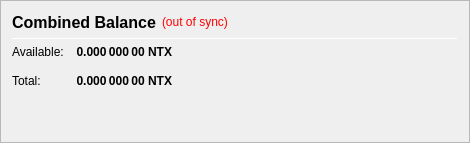
                   <widget class="QFrame" name="frame_CombinedBalances">
                    <property name="minimumSize">
                     <size>
                      <width>470</width>
                      <height>0</height>
                     </size>
                    </property>
                    <property name="frameShape">
                     <enum>QFrame::StyledPanel</enum>
                    </property>
                    <property name="frameShadow">
                     <enum>QFrame::Raised</enum>
                    </property>
                    <layout class="QVBoxLayout" name="verticalLayout_5">
                     <item>
                      <layout class="QHBoxLayout" name="horizontalLayout_5" stretch="0,0,0">
                       <item>
                        <widget class="QLabel" name="label_5z">
                         <property name="minimumSize">
                          <size>
                           <width>0</width>
                           <height>20</height>
                          </size>
                         </property>
                         <property name="font">
                          <font>
                           <pointsize>12</pointsize>
                           <weight>75</weight>
                           <bold>true</bold>
                          </font>
                         </property>
                         <property name="toolTip">
                          <string>Combined Balance (including unconfirmed and immature coins)</string>
                         </property>
                         <property name="text">
                          <string>Combined Balance</string>
                         </property>
                        </widget>
                       </item>
                       <item>
                        <widget class="QLabel" name="labelWalletStatus">
                         <property name="cursor">
                          <cursorShape>WhatsThisCursor</cursorShape>
                         </property>
                         <property name="toolTip">
                          <string>The displayed information may be out of date. Your wallet automatically synchronizes with the Netchain network after a connection is established, but this process has not completed yet.</string>
                         </property>
                         <property name="styleSheet">
                          <string notr="true">QLabel { color: red; }</string>
                         </property>
                         <property name="text">
                          <string notr="true">(out of sync)</string>
                         </property>
                         <property name="alignment">
                          <set>Qt::AlignLeading|Qt::AlignLeft|Qt::AlignVCenter</set>
                         </property>
                        </widget>
                       </item>
                       <item>
                        <spacer name="horizontalSpacer_1">
                         <property name="orientation">
                          <enum>Qt::Horizontal</enum>
                         </property>
                         <property name="sizeHint" stdset="0">
                          <size>
                           <width>40</width>
                           <height>20</height>
                          </size>
                         </property>
                        </spacer>
                       </item>
                      </layout>
                     </item>
                     <item>
                      <widget class="Line" name="line_CombinedBalance">
                       <property name="minimumSize">
                        <size>
                         <width>0</width>
                         <height>1</height>
                        </size>
                       </property>
                       <property name="maximumSize">
                        <size>
                         <width>16777215</width>
                         <height>1</height>
                        </size>
                       </property>
                       <property name="orientation">
                        <enum>Qt::Horizontal</enum>
                       </property>
                      </widget>
                     </item>
                     <item>
                      <layout class="QGridLayout" name="gridLayout_3">
                       <property name="spacing">
                        <number>12</number>
                       </property>
                       <item row="1" column="0">
                        <widget class="QLabel" name="labelBalanceTextz">
                         <property name="text">
                          <string>Available:</string>
                         </property>
                        </widget>
                       </item>
                       <item row="1" column="1">
                        <widget class="QLabel" name="labelBalancez">
                         <property name="font">
                          <font>
                           <weight>75</weight>
                           <bold>true</bold>
                          </font>
                         </property>
                         <property name="cursor">
                          <cursorShape>IBeamCursor</cursorShape>
                         </property>
                         <property name="toolTip">
                          <string>Your current spendable balance</string>
                         </property>
                         <property name="text">
                          <string notr="true">0.000 000 00 NTX</string>
                         </property>
                         <property name="alignment">
                          <set>Qt::AlignRight|Qt::AlignTrailing|Qt::AlignVCenter</set>
                         </property>
                         <property name="textInteractionFlags">
                          <set>Qt::LinksAccessibleByMouse|Qt::TextSelectableByKeyboard|Qt::TextSelectableByMouse</set>
                         </property>
                        </widget>
                       </item>
                       <item row="2" column="0">
                        <widget class="QLabel" name="labelTotalTextz">
                         <property name="text">
                          <string>Total:</string>
                         </property>
                        </widget>
                       </item>
                       <item row="2" column="1">
                        <widget class="QLabel" name="labelTotalz">
                         <property name="font">
                          <font>
                           <weight>75</weight>
                           <bold>true</bold>
                          </font>
                         </property>
                         <property name="cursor">
                          <cursorShape>IBeamCursor</cursorShape>
                         </property>
                         <property name="toolTip">
                          <string>Total Balance, including all unavailable coins.</string>
                         </property>
                         <property name="text">
                          <string notr="true">0.000 000 00 NTX</string>
                         </property>
                         <property name="alignment">
                          <set>Qt::AlignRight|Qt::AlignTrailing|Qt::AlignVCenter</set>
                         </property>
                         <property name="textInteractionFlags">
                          <set>Qt::LinksAccessibleByMouse|Qt::TextSelectableByKeyboard|Qt::TextSelectableByMouse</set>
                         </property>
                        </widget>
                       </item>
                       <item row="2" column="3">
                        <spacer name="horizontalSpacer_2">
                         <property name="orientation">
                          <enum>Qt::Horizontal</enum>
                         </property>
                         <property name="sizeHint" stdset="0">
                          <size>
                           <width>40</width>
                           <height>20</height>
                          </size>
                         </property>
                        </spacer>
                       </item>
                      </layout>
                     </item>
                     <item>
                      <spacer name="verticalSpacer_1">
                       <property name="orientation">
                        <enum>Qt::Vertical</enum>
                       </property>
                       <property name="sizeHint" stdset="0">
                        <size>
                         <width>20</width>
                         <height>40</height>
                        </size>
                       </property>
                      </spacer>
                     </item>
                    </layout>
                   </widget>
